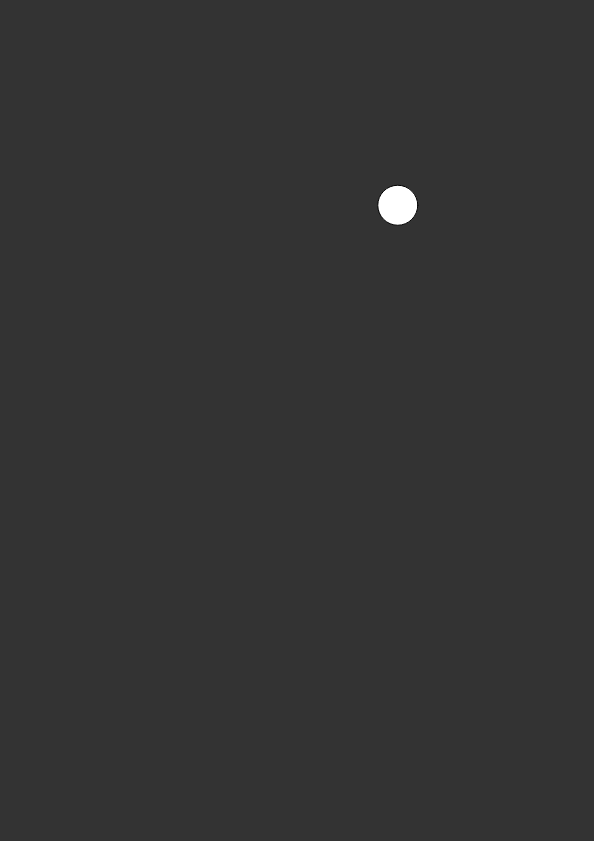
Frame 1 (no input)
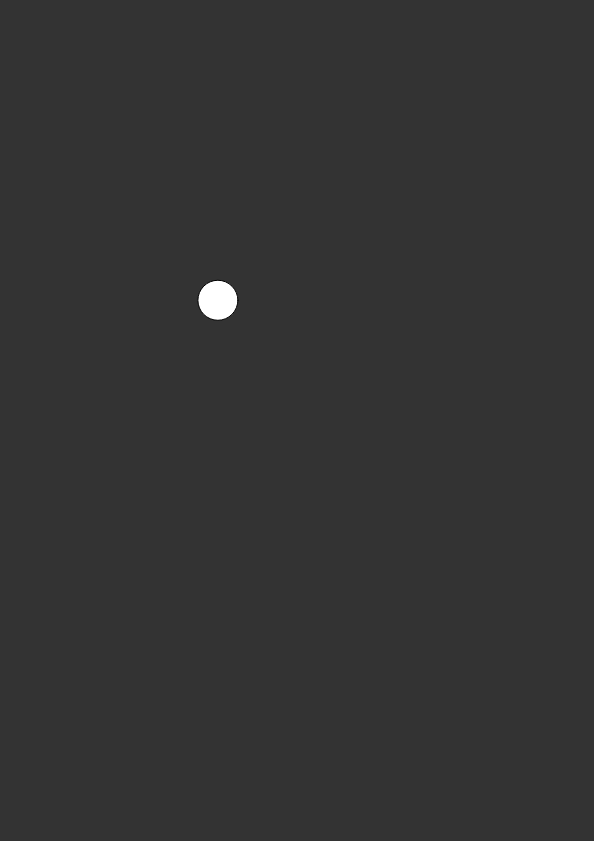
Frame 60 (no input)
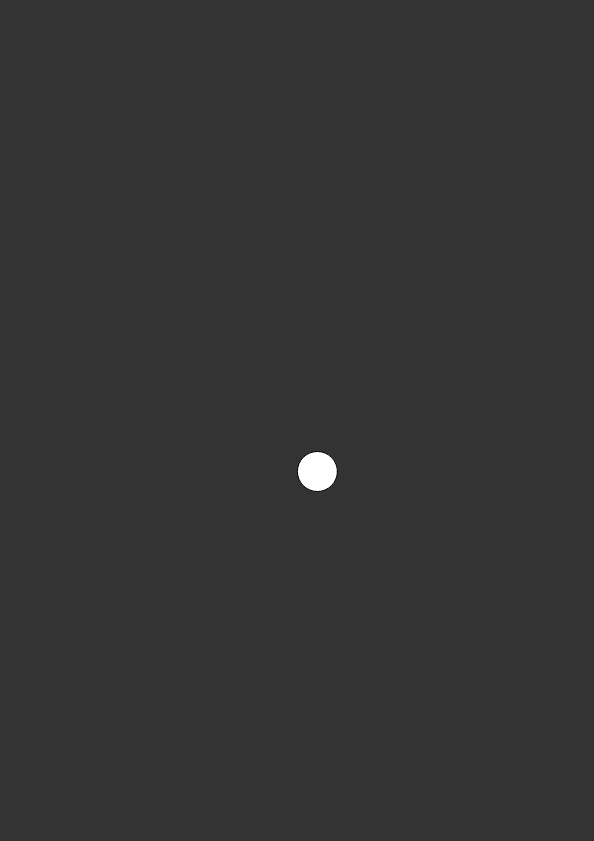
Frame 120 (the mouse pressed at the canvas centre since frame 60)

The p5.js sketch that drew these frames (run headless with seeded random() and noise() and a simulated clock; from frame 60 on, the mouse is pressed at the canvas centre):

// p5.js sketch
// ── sketch.js

var xoff1 = 0;
var xoff2 = 100;

function setup() {
  createCanvas(594, 841);


}


function draw() {
  background(51);

  var x = map(noise(xoff1), 0, 1, 0, width);
  var y = map(noise(xoff2), 0, 1, 0, height);

  xoff1 += 0.02;
  xoff2 += 0.02;


  ellipse(x, y, 40, 40);


}
